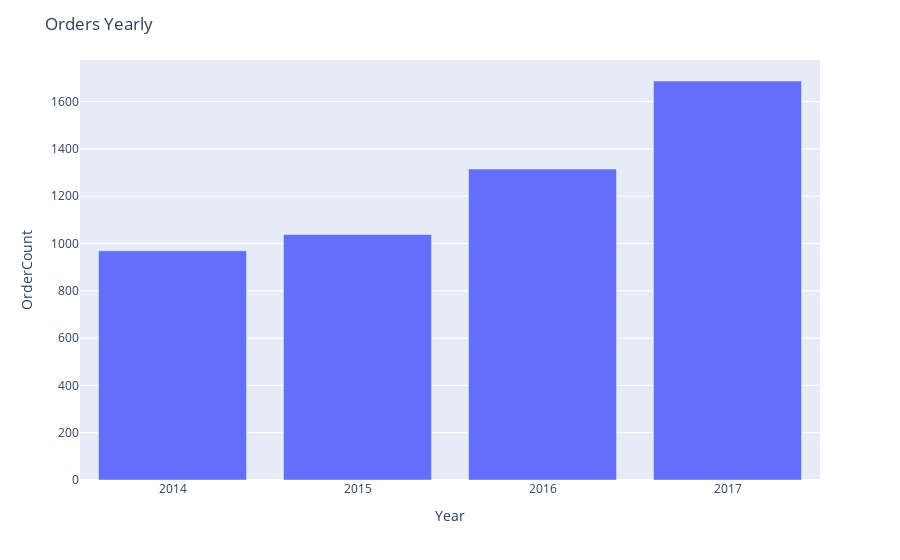

The notebook cell this image was saved under:
### Code cell
fig = px.bar(orders_yearly, x='Year', y='OrderCount')
fig.update_layout(title='Orders Yearly')
fig.show()

### Figure 1 — Plotly figure (JSON) as saved in the notebook; plotly's stock layout.template omitted (floating-point values rounded to 4 significant figures)
{"data": [{"alignmentgroup": "True", "hovertemplate": "Year=%{x}<br>OrderCount=%{y}<extra></extra>", "legendgroup": "", "marker": {"color": "#636efa", "pattern": {"shape": ""}}, "name": "", "offsetgroup": "", "orientation": "v", "showlegend": false, "textposition": "auto", "type": "bar", "x": ["2014", "2015", "2016", "2017"], "xaxis": "x", "y": [969, 1038, 1315, 1687], "yaxis": "y"}], "layout": {"barmode": "relative", "legend": {"tracegroupgap": 0}, "margin": {"t": 60}, "title": {"text": "Orders Yearly"}, "xaxis": {"anchor": "y", "domain": [0, 1], "title": {"text": "Year"}}, "yaxis": {"anchor": "x", "domain": [0, 1], "title": {"text": "OrderCount"}}}}
